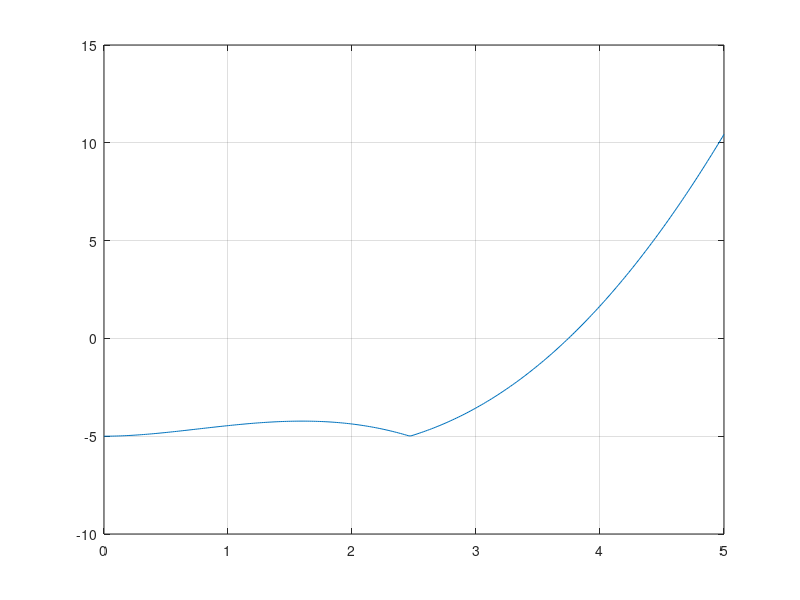

The MATLAB source for this figure:
f = @(x) x.^2.*abs(cos(sqrt(x)))-5;

xx = linspace(0,5,300);
yy = f(xx);

plot(xx,yy)
grid on

x = [3.5 4];
k = 0;
data = [];
fprintf('k        x_l         f(x_l)        e_a\n')
m = x(2);
while abs((x(1)-m)/x(1)) >= 0.01
    e_a = (x(1)-m)/x(1);
    fprintf('%d     %6f     %6f    %6f\n', [k x(1) f(x(1)) e_a]);
    data = [data;k x(1) f(x(1)) e_a];
    m = x(1);
    x(1) = x(2) - f(x(2))*(x(1)-x(2))/(f(x(1))-f(x(2)));
    k = k+1;
end
e_a = (x(1)-m)/x(1);
fprintf('%d     %6f     %6f    %6f\n', [k x(1) f(x(1)) e_a]);
data = [data;k x(1) f(x(1)) e_a];

save P59.mat data